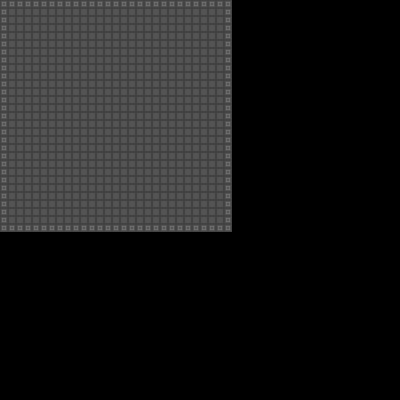

The image is a tile-based game level rendered from a .tmx file. Its description and complete source (layers, tilesets, objects, tile grids) follow:
An orthogonal 50x50 tile map with 8x8 px tiles, 1 tile layer (Calque de Tuiles 1), 2 tilesets and 2 objects (portal, player).

<map version="1.5" tiledversion="1.7.2" orientation="orthogonal" renderorder="left-up" width="50" height="50" tilewidth="8" tileheight="8" infinite="0" nextlayerid="3" nextobjectid="4">
 <tileset firstgid="1" name="lofiEnvironment3" tilewidth="8" tileheight="8" tilecount="416" columns="16">
  <image source="../../assets/textures/lofiEnvironment3.png" width="128" height="208" />
  <wangsets>
   <wangset name="Jeu de Tuile sans nom" type="corner" tile="-1">
    <wangcolor name="" color="#ff0000" tile="-1" probability="1" />
   </wangset>
  </wangsets>
 </tileset>
 <tileset firstgid="417" name="lofiEnvironment" tilewidth="8" tileheight="8" tilecount="256" columns="16">
  <image source="../../assets/textures/lofiEnvironment.png" width="128" height="128" />
 </tileset>
 <layer id="1" name="Calque de Tuiles 1" width="50" height="50">
  <data encoding="csv">
498,498,498,498,498,498,498,498,498,498,498,498,498,498,498,498,498,498,498,498,498,498,498,498,498,498,498,498,498,0,0,0,0,0,0,0,0,0,0,0,0,0,0,0,0,0,0,0,0,0,
498,422,422,422,422,422,422,422,422,422,422,422,422,422,422,422,422,422,422,422,422,422,422,422,422,422,422,422,498,0,0,0,0,0,0,0,0,0,0,0,0,0,0,0,0,0,0,0,0,0,
498,422,422,422,422,422,422,422,422,422,422,422,422,422,422,422,422,422,422,422,422,422,422,422,422,422,422,422,498,0,0,0,0,0,0,0,0,0,0,0,0,0,0,0,0,0,0,0,0,0,
498,422,422,422,422,422,422,422,422,422,422,422,422,422,422,422,422,422,422,422,422,422,422,422,422,422,422,422,498,0,0,0,0,0,0,0,0,0,0,0,0,0,0,0,0,0,0,0,0,0,
498,422,422,422,422,422,422,422,422,422,422,422,422,422,422,422,422,422,422,422,422,422,422,422,422,422,422,422,498,0,0,0,0,0,0,0,0,0,0,0,0,0,0,0,0,0,0,0,0,0,
498,422,422,422,422,422,422,422,422,422,422,422,422,422,422,422,422,422,422,422,422,422,422,422,422,422,422,422,498,0,0,0,0,0,0,0,0,0,0,0,0,0,0,0,0,0,0,0,0,0,
498,422,422,422,422,422,422,422,422,422,422,422,422,422,422,422,422,422,422,422,422,422,422,422,422,422,422,422,498,0,0,0,0,0,0,0,0,0,0,0,0,0,0,0,0,0,0,0,0,0,
498,422,422,422,422,422,422,422,422,422,422,422,422,422,422,422,422,422,422,422,422,422,422,422,422,422,422,422,498,0,0,0,0,0,0,0,0,0,0,0,0,0,0,0,0,0,0,0,0,0,
498,422,422,422,422,422,422,422,422,422,422,422,422,422,422,422,422,422,422,422,422,422,422,422,422,422,422,422,498,0,0,0,0,0,0,0,0,0,0,0,0,0,0,0,0,0,0,0,0,0,
498,422,422,422,422,422,422,422,422,422,422,422,422,422,422,422,422,422,422,422,422,422,422,422,422,422,422,422,498,0,0,0,0,0,0,0,0,0,0,0,0,0,0,0,0,0,0,0,0,0,
498,422,422,422,422,422,422,422,422,422,422,422,422,422,422,422,422,422,422,422,422,422,422,422,422,422,422,422,498,0,0,0,0,0,0,0,0,0,0,0,0,0,0,0,0,0,0,0,0,0,
498,422,422,422,422,422,422,422,422,422,422,422,422,422,422,422,422,422,422,422,422,422,422,422,422,422,422,422,498,0,0,0,0,0,0,0,0,0,0,0,0,0,0,0,0,0,0,0,0,0,
498,422,422,422,422,422,422,422,422,422,422,422,422,422,422,422,422,422,422,422,422,422,422,422,422,422,422,422,498,0,0,0,0,0,0,0,0,0,0,0,0,0,0,0,0,0,0,0,0,0,
498,422,422,422,422,422,422,422,422,422,422,422,422,422,422,422,422,422,422,422,422,422,422,422,422,422,422,422,498,0,0,0,0,0,0,0,0,0,0,0,0,0,0,0,0,0,0,0,0,0,
498,422,422,422,422,422,422,422,422,422,422,422,422,422,422,422,422,422,422,422,422,422,422,422,422,422,422,422,498,0,0,0,0,0,0,0,0,0,0,0,0,0,0,0,0,0,0,0,0,0,
498,422,422,422,422,422,422,422,422,422,422,422,422,422,422,422,422,422,422,422,422,422,422,422,422,422,422,422,498,0,0,0,0,0,0,0,0,0,0,0,0,0,0,0,0,0,0,0,0,0,
498,422,422,422,422,422,422,422,422,422,422,422,422,422,422,422,422,422,422,422,422,422,422,422,422,422,422,422,498,0,0,0,0,0,0,0,0,0,0,0,0,0,0,0,0,0,0,0,0,0,
498,422,422,422,422,422,422,422,422,422,422,422,422,422,422,422,422,422,422,422,422,422,422,422,422,422,422,422,498,0,0,0,0,0,0,0,0,0,0,0,0,0,0,0,0,0,0,0,0,0,
498,422,422,422,422,422,422,422,422,422,422,422,422,422,422,422,422,422,422,422,422,422,422,422,422,422,422,422,498,0,0,0,0,0,0,0,0,0,0,0,0,0,0,0,0,0,0,0,0,0,
498,422,422,422,422,422,422,422,422,422,422,422,422,422,422,422,422,422,422,422,422,422,422,422,422,422,422,422,498,0,0,0,0,0,0,0,0,0,0,0,0,0,0,0,0,0,0,0,0,0,
498,422,422,422,422,422,422,422,422,422,422,422,422,422,422,422,422,422,422,422,422,422,422,422,422,422,422,422,498,0,0,0,0,0,0,0,0,0,0,0,0,0,0,0,0,0,0,0,0,0,
498,422,422,422,422,422,422,422,422,422,422,422,422,422,422,422,422,422,422,422,422,422,422,422,422,422,422,422,498,0,0,0,0,0,0,0,0,0,0,0,0,0,0,0,0,0,0,0,0,0,
498,422,422,422,422,422,422,422,422,422,422,422,422,422,422,422,422,422,422,422,422,422,422,422,422,422,422,422,498,0,0,0,0,0,0,0,0,0,0,0,0,0,0,0,0,0,0,0,0,0,
498,422,422,422,422,422,422,422,422,422,422,422,422,422,422,422,422,422,422,422,422,422,422,422,422,422,422,422,498,0,0,0,0,0,0,0,0,0,0,0,0,0,0,0,0,0,0,0,0,0,
498,422,422,422,422,422,422,422,422,422,422,422,422,422,422,422,422,422,422,422,422,422,422,422,422,422,422,422,498,0,0,0,0,0,0,0,0,0,0,0,0,0,0,0,0,0,0,0,0,0,
498,422,422,422,422,422,422,422,422,422,422,422,422,422,422,422,422,422,422,422,422,422,422,422,422,422,422,422,498,0,0,0,0,0,0,0,0,0,0,0,0,0,0,0,0,0,0,0,0,0,
498,422,422,422,422,422,422,422,422,422,422,422,422,422,422,422,422,422,422,422,422,422,422,422,422,422,422,422,498,0,0,0,0,0,0,0,0,0,0,0,0,0,0,0,0,0,0,0,0,0,
498,422,422,422,422,422,422,422,422,422,422,422,422,422,422,422,422,422,422,422,422,422,422,422,422,422,422,422,498,0,0,0,0,0,0,0,0,0,0,0,0,0,0,0,0,0,0,0,0,0,
498,498,498,498,498,498,498,498,498,498,498,498,498,498,498,498,498,498,498,498,498,498,498,498,498,498,498,498,498,0,0,0,0,0,0,0,0,0,0,0,0,0,0,0,0,0,0,0,0,0,
0,0,0,0,0,0,0,0,0,0,0,0,0,0,0,0,0,0,0,0,0,0,0,0,0,0,0,0,0,0,0,0,0,0,0,0,0,0,0,0,0,0,0,0,0,0,0,0,0,0,
0,0,0,0,0,0,0,0,0,0,0,0,0,0,0,0,0,0,0,0,0,0,0,0,0,0,0,0,0,0,0,0,0,0,0,0,0,0,0,0,0,0,0,0,0,0,0,0,0,0,
0,0,0,0,0,0,0,0,0,0,0,0,0,0,0,0,0,0,0,0,0,0,0,0,0,0,0,0,0,0,0,0,0,0,0,0,0,0,0,0,0,0,0,0,0,0,0,0,0,0,
0,0,0,0,0,0,0,0,0,0,0,0,0,0,0,0,0,0,0,0,0,0,0,0,0,0,0,0,0,0,0,0,0,0,0,0,0,0,0,0,0,0,0,0,0,0,0,0,0,0,
0,0,0,0,0,0,0,0,0,0,0,0,0,0,0,0,0,0,0,0,0,0,0,0,0,0,0,0,0,0,0,0,0,0,0,0,0,0,0,0,0,0,0,0,0,0,0,0,0,0,
0,0,0,0,0,0,0,0,0,0,0,0,0,0,0,0,0,0,0,0,0,0,0,0,0,0,0,0,0,0,0,0,0,0,0,0,0,0,0,0,0,0,0,0,0,0,0,0,0,0,
0,0,0,0,0,0,0,0,0,0,0,0,0,0,0,0,0,0,0,0,0,0,0,0,0,0,0,0,0,0,0,0,0,0,0,0,0,0,0,0,0,0,0,0,0,0,0,0,0,0,
0,0,0,0,0,0,0,0,0,0,0,0,0,0,0,0,0,0,0,0,0,0,0,0,0,0,0,0,0,0,0,0,0,0,0,0,0,0,0,0,0,0,0,0,0,0,0,0,0,0,
0,0,0,0,0,0,0,0,0,0,0,0,0,0,0,0,0,0,0,0,0,0,0,0,0,0,0,0,0,0,0,0,0,0,0,0,0,0,0,0,0,0,0,0,0,0,0,0,0,0,
0,0,0,0,0,0,0,0,0,0,0,0,0,0,0,0,0,0,0,0,0,0,0,0,0,0,0,0,0,0,0,0,0,0,0,0,0,0,0,0,0,0,0,0,0,0,0,0,0,0,
0,0,0,0,0,0,0,0,0,0,0,0,0,0,0,0,0,0,0,0,0,0,0,0,0,0,0,0,0,0,0,0,0,0,0,0,0,0,0,0,0,0,0,0,0,0,0,0,0,0,
0,0,0,0,0,0,0,0,0,0,0,0,0,0,0,0,0,0,0,0,0,0,0,0,0,0,0,0,0,0,0,0,0,0,0,0,0,0,0,0,0,0,0,0,0,0,0,0,0,0,
0,0,0,0,0,0,0,0,0,0,0,0,0,0,0,0,0,0,0,0,0,0,0,0,0,0,0,0,0,0,0,0,0,0,0,0,0,0,0,0,0,0,0,0,0,0,0,0,0,0,
0,0,0,0,0,0,0,0,0,0,0,0,0,0,0,0,0,0,0,0,0,0,0,0,0,0,0,0,0,0,0,0,0,0,0,0,0,0,0,0,0,0,0,0,0,0,0,0,0,0,
0,0,0,0,0,0,0,0,0,0,0,0,0,0,0,0,0,0,0,0,0,0,0,0,0,0,0,0,0,0,0,0,0,0,0,0,0,0,0,0,0,0,0,0,0,0,0,0,0,0,
0,0,0,0,0,0,0,0,0,0,0,0,0,0,0,0,0,0,0,0,0,0,0,0,0,0,0,0,0,0,0,0,0,0,0,0,0,0,0,0,0,0,0,0,0,0,0,0,0,0,
0,0,0,0,0,0,0,0,0,0,0,0,0,0,0,0,0,0,0,0,0,0,0,0,0,0,0,0,0,0,0,0,0,0,0,0,0,0,0,0,0,0,0,0,0,0,0,0,0,0,
0,0,0,0,0,0,0,0,0,0,0,0,0,0,0,0,0,0,0,0,0,0,0,0,0,0,0,0,0,0,0,0,0,0,0,0,0,0,0,0,0,0,0,0,0,0,0,0,0,0,
0,0,0,0,0,0,0,0,0,0,0,0,0,0,0,0,0,0,0,0,0,0,0,0,0,0,0,0,0,0,0,0,0,0,0,0,0,0,0,0,0,0,0,0,0,0,0,0,0,0,
0,0,0,0,0,0,0,0,0,0,0,0,0,0,0,0,0,0,0,0,0,0,0,0,0,0,0,0,0,0,0,0,0,0,0,0,0,0,0,0,0,0,0,0,0,0,0,0,0,0,
0,0,0,0,0,0,0,0,0,0,0,0,0,0,0,0,0,0,0,0,0,0,0,0,0,0,0,0,0,0,0,0,0,0,0,0,0,0,0,0,0,0,0,0,0,0,0,0,0,0
</data>
 </layer>
 <objectgroup id="2" name="hover_ground">
  <object id="1" name="portal" gid="540" x="88" y="16" width="8" height="8">
   <properties>
    <property name="portalId" value="realm" />
   </properties>
  </object>
  <object id="3" name="player" x="24.75" y="16.75" width="6" height="7.5" />
 </objectgroup>
</map>
